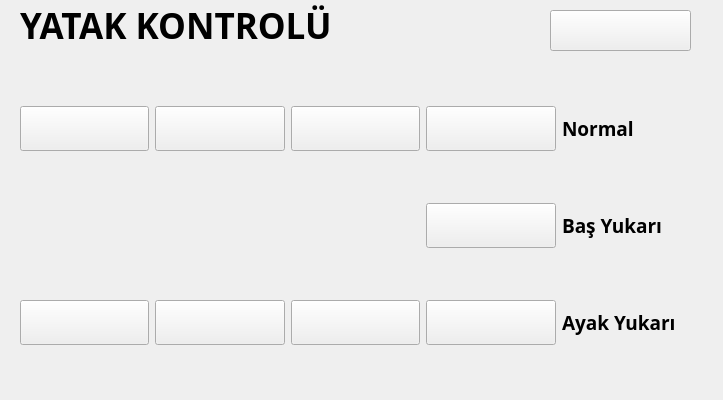
<?xml version="1.0" encoding="UTF-8"?>
<ui version="4.0">
 <class>MainWindow</class>
 <widget class="QMainWindow" name="MainWindow">
  <property name="geometry">
   <rect>
    <x>0</x>
    <y>0</y>
    <width>723</width>
    <height>400</height>
   </rect>
  </property>
  <property name="windowTitle">
   <string>MaM Sense</string>
  </property>
  <property name="windowIcon">
   <iconset>
    <normaloff>icons/MAMLOGO.png</normaloff>icons/MAMLOGO.png</iconset>
  </property>
  <widget class="QWidget" name="centralwidget">
   <widget class="QLabel" name="label_2">
    <property name="geometry">
     <rect>
      <x>20</x>
      <y>0</y>
      <width>401</width>
      <height>51</height>
     </rect>
    </property>
    <property name="font">
     <font>
      <family>Century Gothic</family>
      <pointsize>26</pointsize>
      <weight>75</weight>
      <bold>true</bold>
     </font>
    </property>
    <property name="styleSheet">
     <string notr="true"/>
    </property>
    <property name="text">
     <string>YATAK KONTROLÜ</string>
    </property>
   </widget>
   <widget class="QWidget" name="gridLayoutWidget">
    <property name="geometry">
     <rect>
      <x>20</x>
      <y>60</y>
      <width>671</width>
      <height>334</height>
     </rect>
    </property>
    <layout class="QGridLayout" name="gridLayout">
     <item row="2" column="3">
      <widget class="QPushButton" name="pushButton_65">
       <property name="font">
        <font>
         <family>Century Gothic</family>
         <pointsize>20</pointsize>
         <weight>75</weight>
         <bold>true</bold>
        </font>
       </property>
       <property name="text">
        <string/>
       </property>
       <property name="icon">
        <iconset>
         <normaloff>icons/bedcontrolicons/bed3.png</normaloff>icons/bedcontrolicons/bed3.png</iconset>
       </property>
       <property name="iconSize">
        <size>
         <width>60</width>
         <height>50</height>
        </size>
       </property>
      </widget>
     </item>
     <item row="1" column="4">
      <widget class="QLabel" name="label_19">
       <property name="font">
        <font>
         <family>Century Gothic</family>
         <pointsize>14</pointsize>
         <weight>75</weight>
         <bold>true</bold>
        </font>
       </property>
       <property name="text">
        <string>Baş Yukarı</string>
       </property>
      </widget>
     </item>
     <item row="1" column="3">
      <widget class="QPushButton" name="pushButton_66">
       <property name="font">
        <font>
         <family>Century Gothic</family>
         <pointsize>20</pointsize>
         <weight>75</weight>
         <bold>true</bold>
        </font>
       </property>
       <property name="text">
        <string/>
       </property>
       <property name="icon">
        <iconset>
         <normaloff>icons/bedcontrolicons/bed2.png</normaloff>icons/bedcontrolicons/bed2.png</iconset>
       </property>
       <property name="iconSize">
        <size>
         <width>60</width>
         <height>50</height>
        </size>
       </property>
      </widget>
     </item>
     <item row="2" column="4">
      <widget class="QLabel" name="label_21">
       <property name="font">
        <font>
         <family>Century Gothic</family>
         <pointsize>14</pointsize>
         <weight>75</weight>
         <bold>true</bold>
        </font>
       </property>
       <property name="text">
        <string>Ayak Yukarı</string>
       </property>
      </widget>
     </item>
     <item row="0" column="4">
      <widget class="QLabel" name="label_20">
       <property name="font">
        <font>
         <family>Century Gothic</family>
         <pointsize>14</pointsize>
         <weight>75</weight>
         <bold>true</bold>
        </font>
       </property>
       <property name="text">
        <string>Normal</string>
       </property>
      </widget>
     </item>
     <item row="0" column="0">
      <widget class="QPushButton" name="pushButton_57">
       <property name="font">
        <font>
         <family>Century Gothic</family>
         <pointsize>20</pointsize>
         <weight>75</weight>
         <bold>true</bold>
        </font>
       </property>
       <property name="text">
        <string/>
       </property>
       <property name="icon">
        <iconset>
         <normaloff>icons/bedcontrolicons/up2.png</normaloff>icons/bedcontrolicons/up2.png</iconset>
       </property>
       <property name="iconSize">
        <size>
         <width>50</width>
         <height>50</height>
        </size>
       </property>
      </widget>
     </item>
     <item row="1" column="0" colspan="3">
      <widget class="QLabel" name="label_18">
       <property name="minimumSize">
        <size>
         <width>0</width>
         <height>0</height>
        </size>
       </property>
       <property name="maximumSize">
        <size>
         <width>350</width>
         <height>200</height>
        </size>
       </property>
       <property name="font">
        <font>
         <family>Century Gothic</family>
         <pointsize>14</pointsize>
         <weight>75</weight>
         <bold>true</bold>
        </font>
       </property>
       <property name="text">
        <string/>
       </property>
       <property name="pixmap">
        <pixmap>icons/bedcontrolicons/bedControlling.png</pixmap>
       </property>
       <property name="scaledContents">
        <bool>true</bool>
       </property>
      </widget>
     </item>
     <item row="0" column="1">
      <widget class="QPushButton" name="pushButton_58">
       <property name="font">
        <font>
         <family>Century Gothic</family>
         <pointsize>20</pointsize>
         <weight>75</weight>
         <bold>true</bold>
        </font>
       </property>
       <property name="text">
        <string/>
       </property>
       <property name="icon">
        <iconset>
         <normaloff>icons/bedcontrolicons/up2.png</normaloff>icons/bedcontrolicons/up2.png</iconset>
       </property>
       <property name="iconSize">
        <size>
         <width>50</width>
         <height>50</height>
        </size>
       </property>
      </widget>
     </item>
     <item row="0" column="2">
      <widget class="QPushButton" name="pushButton_59">
       <property name="font">
        <font>
         <family>Century Gothic</family>
         <pointsize>20</pointsize>
         <weight>75</weight>
         <bold>true</bold>
        </font>
       </property>
       <property name="text">
        <string/>
       </property>
       <property name="icon">
        <iconset>
         <normaloff>icons/bedcontrolicons/up2.png</normaloff>icons/bedcontrolicons/up2.png</iconset>
       </property>
       <property name="iconSize">
        <size>
         <width>50</width>
         <height>50</height>
        </size>
       </property>
      </widget>
     </item>
     <item row="0" column="3">
      <widget class="QPushButton" name="pushButton_64">
       <property name="font">
        <font>
         <family>Century Gothic</family>
         <pointsize>20</pointsize>
         <weight>75</weight>
         <bold>true</bold>
        </font>
       </property>
       <property name="text">
        <string/>
       </property>
       <property name="icon">
        <iconset>
         <normaloff>icons/bedcontrolicons/bed1.png</normaloff>icons/bedcontrolicons/bed1.png</iconset>
       </property>
       <property name="iconSize">
        <size>
         <width>60</width>
         <height>50</height>
        </size>
       </property>
      </widget>
     </item>
     <item row="2" column="2">
      <widget class="QPushButton" name="pushButton_62">
       <property name="font">
        <font>
         <family>Century Gothic</family>
         <pointsize>20</pointsize>
         <weight>75</weight>
         <bold>true</bold>
        </font>
       </property>
       <property name="text">
        <string/>
       </property>
       <property name="icon">
        <iconset>
         <normaloff>icons/bedcontrolicons/down2.png</normaloff>icons/bedcontrolicons/down2.png</iconset>
       </property>
       <property name="iconSize">
        <size>
         <width>50</width>
         <height>50</height>
        </size>
       </property>
      </widget>
     </item>
     <item row="2" column="0">
      <widget class="QPushButton" name="pushButton_60">
       <property name="font">
        <font>
         <family>Century Gothic</family>
         <pointsize>20</pointsize>
         <weight>75</weight>
         <bold>true</bold>
        </font>
       </property>
       <property name="text">
        <string/>
       </property>
       <property name="icon">
        <iconset>
         <normaloff>icons/bedcontrolicons/down2.png</normaloff>icons/bedcontrolicons/down2.png</iconset>
       </property>
       <property name="iconSize">
        <size>
         <width>50</width>
         <height>50</height>
        </size>
       </property>
      </widget>
     </item>
     <item row="2" column="1">
      <widget class="QPushButton" name="pushButton_61">
       <property name="font">
        <font>
         <family>Century Gothic</family>
         <pointsize>20</pointsize>
         <weight>75</weight>
         <bold>true</bold>
        </font>
       </property>
       <property name="text">
        <string/>
       </property>
       <property name="icon">
        <iconset>
         <normaloff>icons/bedcontrolicons/down2.png</normaloff>icons/bedcontrolicons/down2.png</iconset>
       </property>
       <property name="iconSize">
        <size>
         <width>50</width>
         <height>50</height>
        </size>
       </property>
      </widget>
     </item>
    </layout>
   </widget>
   <widget class="QPushButton" name="pushButton_56">
    <property name="geometry">
     <rect>
      <x>550</x>
      <y>10</y>
      <width>141</width>
      <height>41</height>
     </rect>
    </property>
    <property name="font">
     <font>
      <family>Century Gothic</family>
      <pointsize>20</pointsize>
      <weight>75</weight>
      <bold>true</bold>
     </font>
    </property>
    <property name="text">
     <string/>
    </property>
    <property name="icon">
     <iconset>
      <normaloff>icons/back.png</normaloff>icons/back.png</iconset>
    </property>
    <property name="iconSize">
     <size>
      <width>32</width>
      <height>32</height>
     </size>
    </property>
   </widget>
  </widget>
 </widget>
 <resources/>
 <connections/>
</ui>
